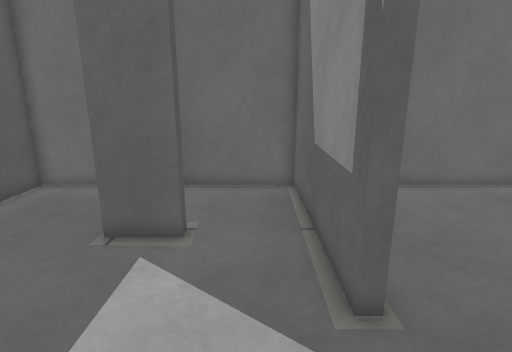
[1] (above)

19 first-person views from a walk through a robot-simulator world made for Gazebo. The camera is 0.75 m above the floor, tilts 14° down and sees 80° across. The floor is counted in squares, 0.2 m on a side. Each view is taken from the middle of a square. On the plan, view 1 faces up. The plan holds only what a view shows up to about 20 squares ahead; the rest is blank.

[2]
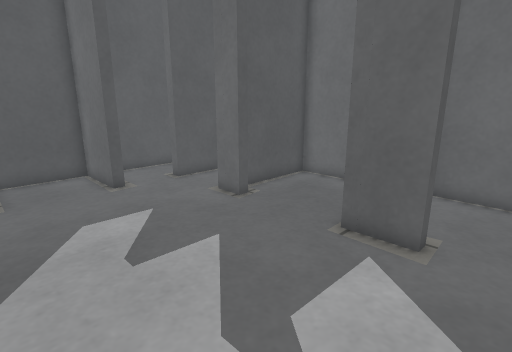

[3]
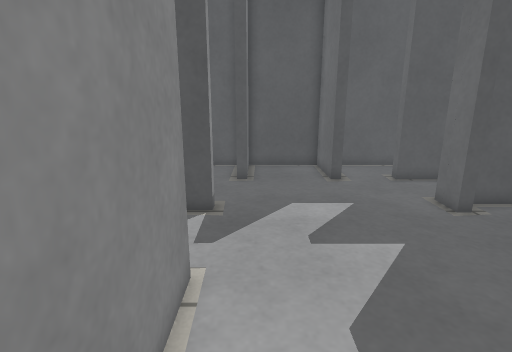

[4]
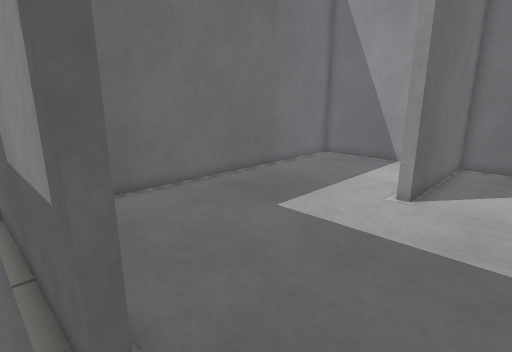

[5]
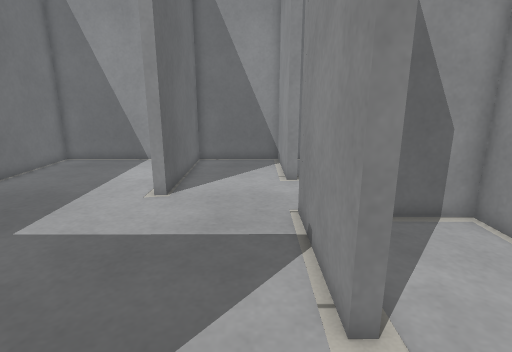

[6]
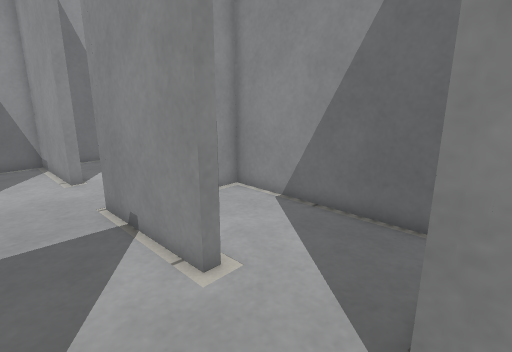

[7]
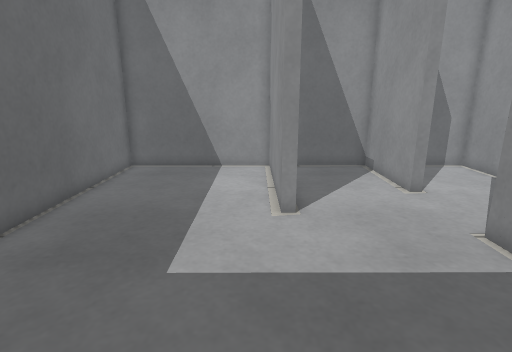

[8]
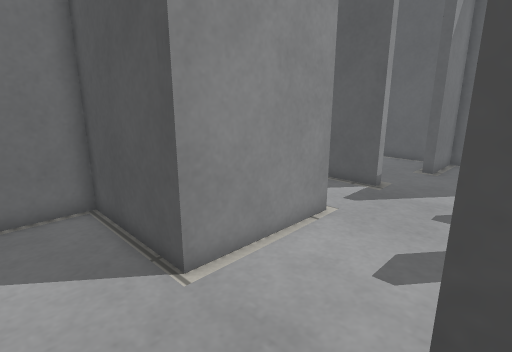

[9]
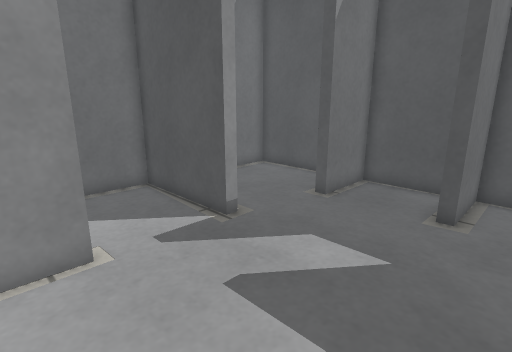

[10]
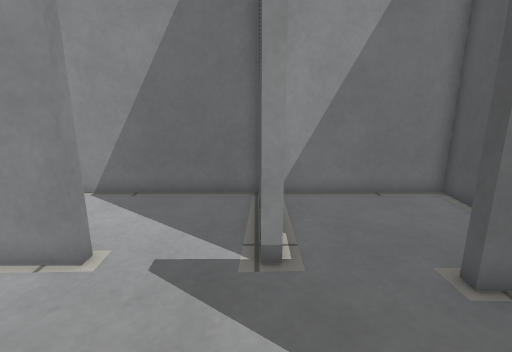

[11]
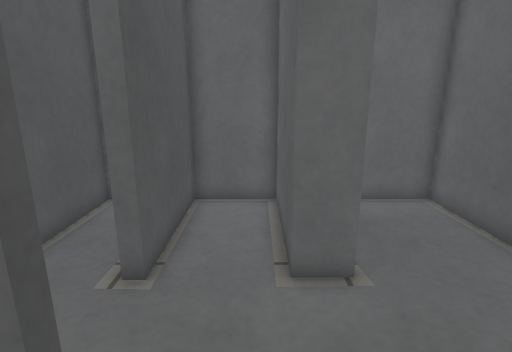

[12]
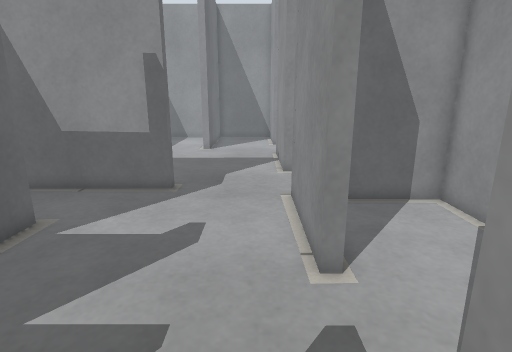

[13]
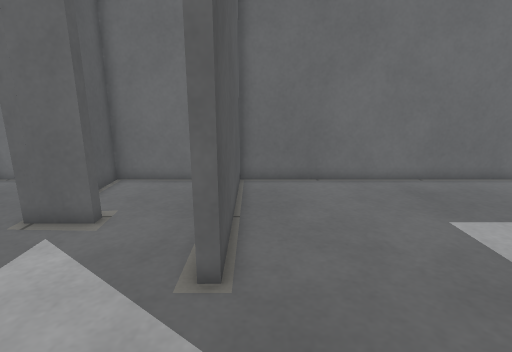

[14]
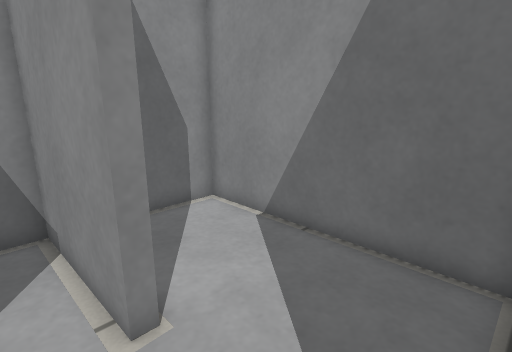

[15]
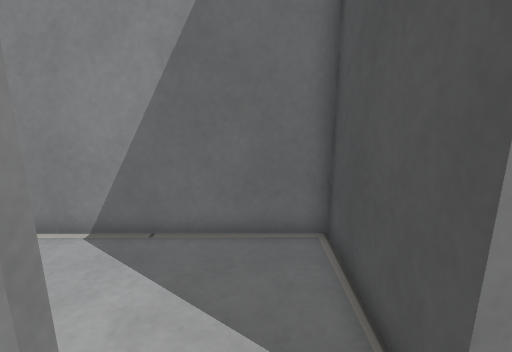

[16]
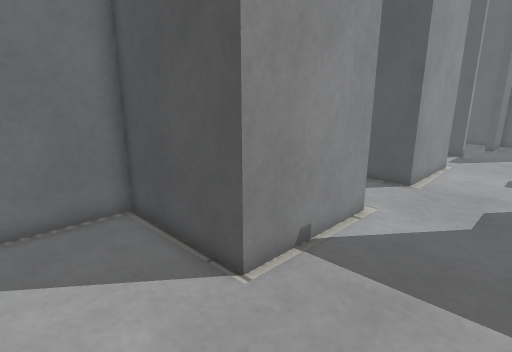

[17]
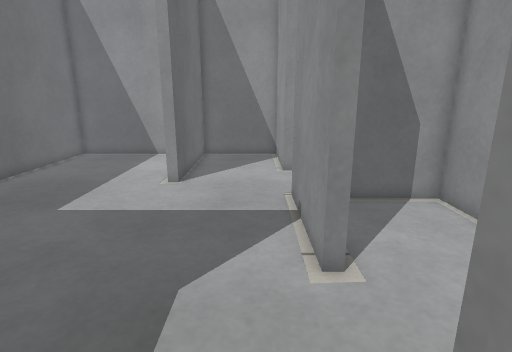

[18]
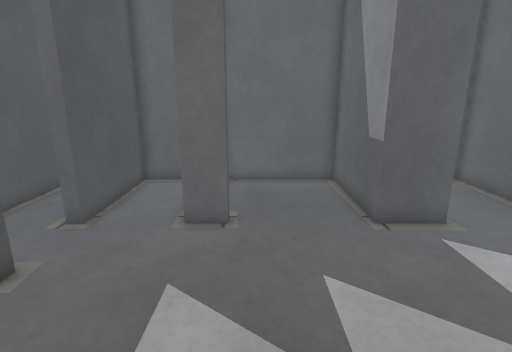

[19]
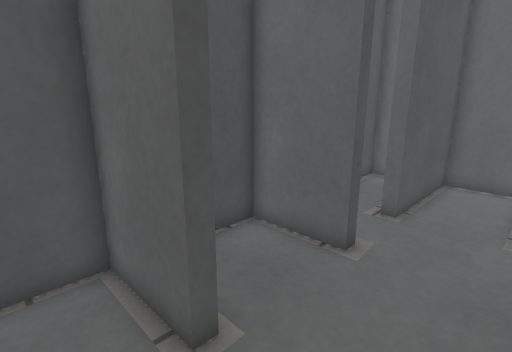

### Floor plan
Ten units are one square. View 1 is at (0, 0); x grows to the right and y downward. Boxes are objects, and circles mark ways between rooms. Rooms are numbered by the first view taken in them; rooms with no view inside come last. Other rooms are left out.
<svg viewBox="-174 -138 386 206">
<path fill="none" stroke="#000" d="M-89 -85 -89 -79 -102 -79 -102 -133 -134 -133 -134 -79 -139 -79M-96 5 -91 5M-49 5 8 4M-146 -52 -134 -52 -134 -46 -168 -46M-20 -85 -20 -79 -43 -79 -42 -133 -97 -133 -97 -91M-167 -49 -168 62 -91 62M18 -47 17 -133 -37 -133 -37 -115M-169 -6 -134 -6 -134 -1 -168 -1M153 4 207 4M52 4 109 4M207 10 207 -47 129 -47 129 -51 207 -52 206 -133 22 -133 23 -47 18 -47M52 11 52 4M104 62 104 26M8 4 8 63M4 62 109 62M-49 10 -49 5M3 63 3 25M-91 5 -91 62 4 62M153 10 153 4M109 4 109 62 207 62 207 10M-160 -133 -167 -133 -167 -49M-169 -51 -146 -52"/>
<circle cx="1" cy="-30" r="3" fill="#2a7"/>
<circle cx="-65" cy="10" r="3" fill="#2a7"/>
<circle cx="-140" cy="-65" r="3" fill="#2a7"/>
<circle cx="35" cy="10" r="3" fill="#2a7"/>
<circle cx="135" cy="10" r="3" fill="#2a7"/>
<text x="-80" y="-50">1</text>
<text x="110" y="-60">2</text>
<text x="60" y="30">3</text>
<text x="-40" y="30">4</text>
<text x="160" y="30">5</text>
<text x="-160" y="-100">6</text>
</svg>
Room 1 opens to room 2. Room 1 opens to room 4. Room 1 opens to room 6. Room 2 opens to room 3. Room 2 opens to room 5.

Where each view was taken, in squares from view 1:
view 1: 0 up, 0 right, facing up
view 2: 0 up, 0 right, facing up-left
view 3: 1 up, 1 right, facing left
view 4: 1 up, 1 right, facing up-right
view 5: 1 up, 1 right, facing right
view 6: 3 up, 0 right, facing down-right
view 7: 6 up, 3 right, facing right
view 8: 5 up, 4 right, facing down-left
view 9: 7 up, 3 left, facing down-left
view 10: 6 up, 9 left, facing down
view 11: 2 up, 11 left, facing up
view 12: 1 up, 11 left, facing right
view 13: 1 down, 3 right, facing up
view 14: 1 up, 11 right, facing down-right
view 15: 2 up, 13 right, facing down
view 16: 4 up, 15 right, facing down-left
view 17: 1 up, 1 left, facing right
view 18: 1 down, 8 left, facing up
view 19: 2 down, 10 left, facing up-left
